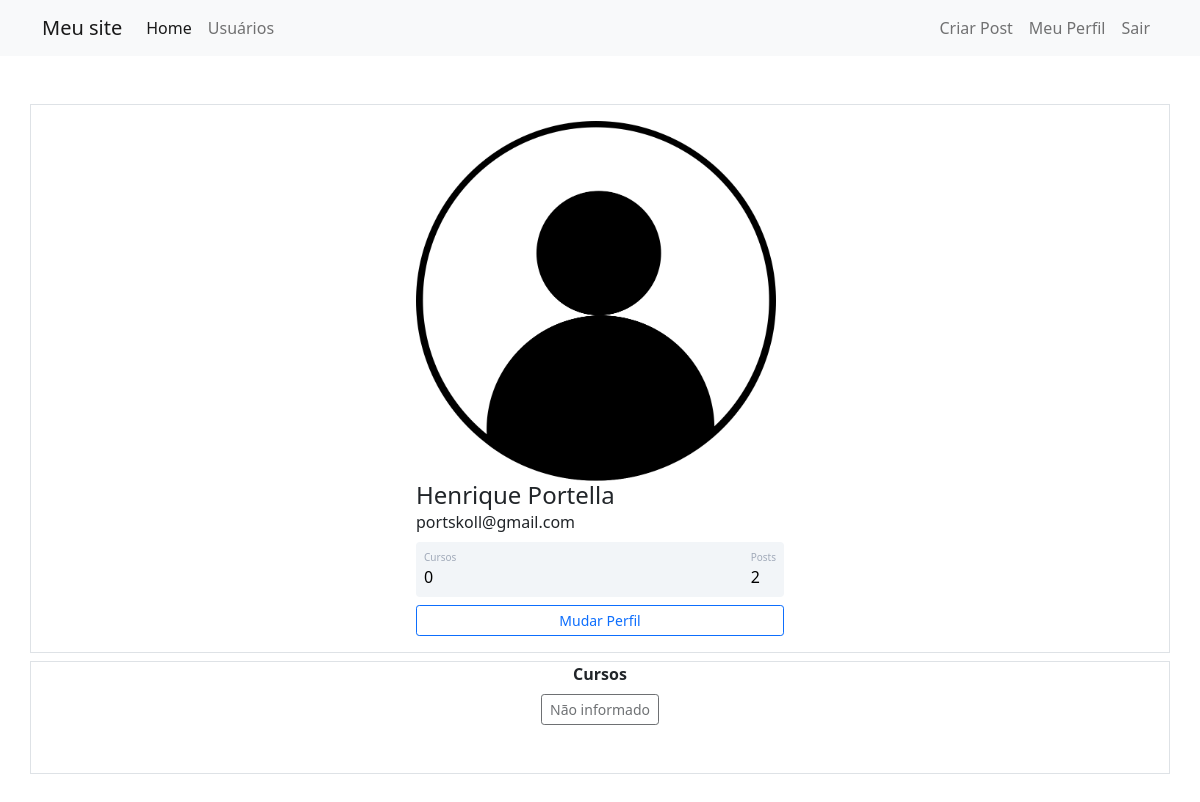
The page /perfil (signed in) on the database its author committed.
### comunidadeimpressionadora/models.py (models this page shows)
class Usuario(database.Model, UserMixin):
    id = database.Column(database.Integer, primary_key=True)
    username = database.Column(database.String, nullable=False)
    apelido = database.Column(database.String, nullable=False, default='leitor')
    bloqueado = database.Column(database.Boolean, nullable=False, default=False)
    cod_ativado = database.Column(database.Boolean, nullable=False, default=False)
    codigo_email = database.Column(database.String, nullable=False, default='000000')
    data_nascimento = database.Column(database.Date, nullable=False)
    tipo_user = database.Column(database.Integer, nullable=False, default=3)# 1 ADM - 2 AUTOR -3 LEITOR
    email = database.Column(database.String, nullable=False, unique=True)
    senha = database.Column(database.String, nullable=False)
    foto_perfil = database.Column(database.String, default='default.jpg')
    posts = database.relationship('Post', backref='autor', lazy=True)
    comentarios = database.relationship('Comentario', backref='autor_com', lazy=True)
    cursos = database.Column(database.String, nullable=False, default='Não informado')
    def contar_posts(self):
        return len(self.posts)

### comunidadeimpressionadora/routes.py (the view)
@app.route('/perfil')
@login_required
def perfil():
    foto_perfil = url_for('static', filename='fotos_perfil/{}'.format(current_user.foto_perfil))
    return render_template('perfil.html', foto_perfil=foto_perfil)

### comunidadeimpressionadora/models.py (called while the page is built)
@login_manager.user_loader
def load_usuario(id_usuario):
    return Usuario.query.get(int(id_usuario))

### comunidadeimpressionadora/templates/perfil.html (shortened to what this page needs)
{% extends 'base.html' %}
{% block body %}
<div class="container mt-5 d-flex justify-content-center border">
    <div class="card p-3">
        <div class="d-flex align-items-center">
            <div class="ml-3 w-100">
                 <div class="image pe-2">
                <img src="{{ foto_perfil }}" class="rounded" width="100%">
            </div>
                <h4 class="mb-0 mt-0">{{ current_user.username}}</h4>
                <span>{{ current_user.email}}</span>
                <div class="p-2 mt-2 bg-primary d-flex justify-content-between rounded text-white stats">
                    <div class="d-flex flex-column">
                        <span class="articles">Cursos</span>
                        {% if 'Não informado' in current_user.cursos %}
                        <span class="number1">0</span>
                        {% else %}
                        <span class="number1">{{ current_user.cursos.count(';') + 1 }}</span>
                        {% endif %}
                    </div>
                    <div class="d-flex flex-column">
                        <span class="rating">Posts</span>
                        <span class="number3">{{ current_user.contar_posts() }}</span>
                    </div>
                </div>
                <div class="button mt-2 d-flex flex-row align-items-center">
                    <a class="w-100" href="{{ url_for('editar_perfil') }}">
                        <button class="btn btn-sm btn-outline-primary w-100">Mudar Perfil</button>
                    </a>
                </div>
            </div>
        </div>
    </div>
</div>
<div class="container border mb-5 mt-2">
    <div class="row justify-content-center mb-5">
        <div class="col col-12" style="text-align: center">
            <strong>Cursos</strong><br>
            {% for curso in current_user.cursos.split(';') %}
            <button type="button" class="btn btn-outline-dark btn-sm mt-2" disabled>{{ curso }}</button>
            {% endfor %}
        </div>
    </div>
</div>
{% endblock %}

### comunidadeimpressionadora/static/main.css (style rules this page uses)
.card { width: 400px; border: none; border-radius: 10px; background-color: #fff; }
.stats { background: #f2f5f8 !important; color: #000 !important; }
.articles { font-size:10px; color: #a1aab9; }
.number1 { font-weight:500; }
.rating { font-size:10px; color: #a1aab9; }
.number3 { font-weight:500; }

### rows shown on the page
Usuario: username "Henrique Portella", email "portskoll@gmail.com", cursos "Não informado"

### other values the page prints
{{ current_user.contar_posts() }} "2"
